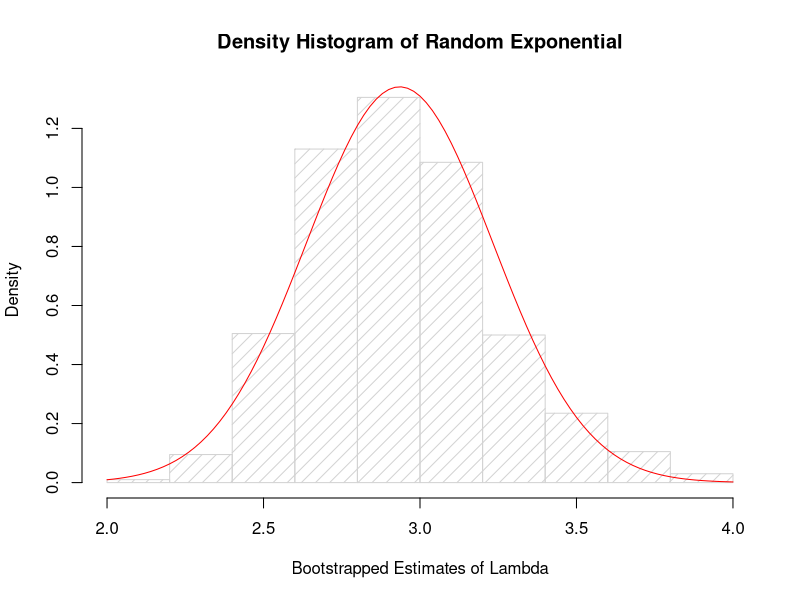
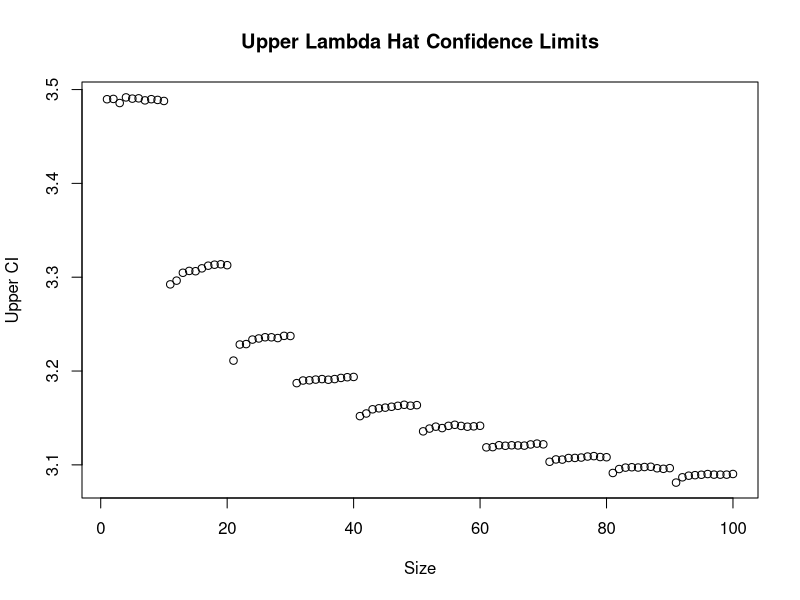
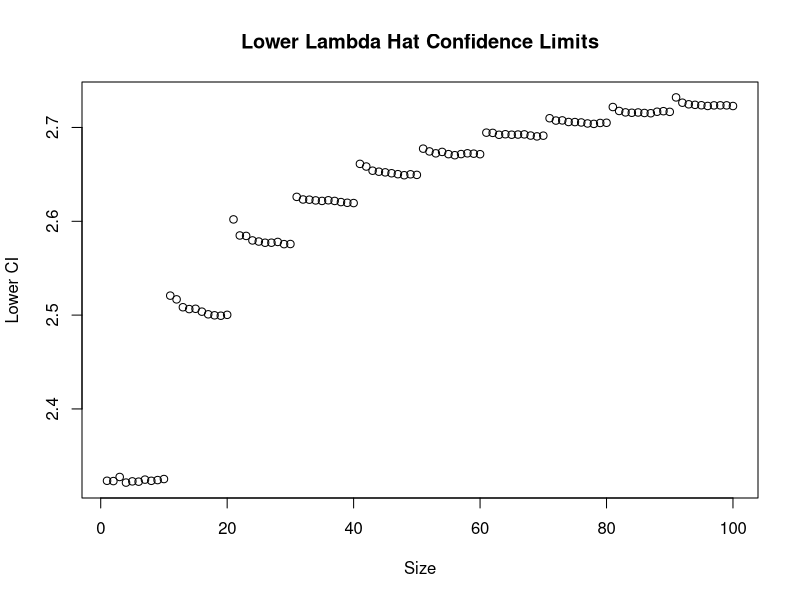

Generate these figures, in order, with R:
# We will use the bootstrap technique to generate confidence intervals

# 1. Suppose we have a sample of data from an exponential distribution 
# with parameter lambda. In this case use lambda.hat = 1/mean(X). 

# As the number of observations increases, does the estimate for lambda 
# become roughly normally distributed? We will answer this question in
# the following parts.

# 1a. (1) Generate 100 observations of test data, with lambda=3. Remember
# to set your seed before carrying out any computations.
set.seed(0)
lambda = 3

expon_sample = rexp(100, lambda)

# 1b. (1) What is the mean of your test data? (give the code and the value)
mean(expon_sample)

# 1c. (1) What is your estimate lambda.hat? (give the code and the value)
lambda.hat = 1/mean(expon_sample)
lambda.hat

# 2. Now use the bootstrap to estimate the distribution of 
# lambda.hat and create bootstrap confidence intervals for lambda, 
# rather than the approach in 1).

# 2a. (1) Form a set of bootstrap estimates of our parameter by generating B
# random samples as you did once in 1a but use lambda.hat since we do not
# know the true lambda in this case (keep n=100). Set B=1000, and again set
# your seed.

B=1000
set.seed(0)
bootstrap.lambda.hats = replicate(B,1/mean(rexp(100, lambda.hat)))

# 2b. (1) Get a new estimate for lambda.hat from each of the bootstrap samples
# in 2a. You'll want to create a matrix to receive each value. You should 
# have 1000 estimates for lambda.hat now.
bootstrap.lambda.hats = matrix(bootstrap.lambda.hats, nrow=B)
bootstrap.lambda.hats


# 2c. (2) Now look at the sampling distribution for lambda.hat, using the hist
# function. Remember the graphing techniques discussed in class and use them 
# to make the plot look professional. Does the distribution look normal?

hist(bootstrap.lambda.hats, freq=F, col="lightgray", density=10,main="Density Histogram of Random Exponential",xlab="Bootstrapped Estimates of Lambda")
curve(dnorm(x, mean(bootstrap.lambda.hats), sd(bootstrap.lambda.hats)), col="red", add=TRUE)

#  The plot appears to be skewed slightly to the left.

# 2d. (1) Calculate an estimate of the standard error of lambda.hat using your
# collection of bootstrap estimated parameters. What is your 95% confidence interval?
stder = sd(bootstrap.lambda.hats)

lower = lambda.hat - qnorm(1-(0.05)/2) * stder
upper = lambda.hat + qnorm(1-(0.05)/2) * stder

print(paste0("Confidence Interval: [", lower, ", ", upper, "]"))

# 3a. (5) We made some decisions when we used the bootstrap above that we can now question. 
# Repeat the above creation of a confidence interval for a range of values of data
# (we had our sample size fixed at 100) and a range of bootstrap values (we had B 
# fixed at 1000). Suppose the sample size varies (100, 200, 300, .... , 1000) and 
# B varies (1000, 2000, ... , 10000). You will likely find it useful to write
# functions to carry out these calculations. Your final output should be 
# upper and lower pairs for the confidence intervals produced using the bootstrap
# method for each value of sample size and B.

# generalize 2b into a function, and vary inputs of sample size and B as we did above.

boot.sample = function(sample.size, B){
	set.seed(0)
	return(matrix(replicate(B,1/mean(rexp(sample.size, lambda.hat))), nrow=B))
}

sizes = seq(100, 1000, by=100)
Bs = seq(1000, 10000, by=1000)
lower = numeric()
upper = numeric()

for(i in 1:length(sizes)) {
	for(j in 1:length(Bs)){
		sampEr = sd(boot.sample(sizes[i], Bs[j]))
		lower = c(lower, lambda.hat - qnorm(1-(0.05)/2) * sampEr)
		upper = c(upper, lambda.hat + qnorm(1-(0.05)/2) * sampEr)
	}
}

# 3b. (2) Plot your CI limits to show the effect of changing the sample size and 
# changing the number of bootstrap replications. What do you conclude?
plot(upper, main="Upper Lambda Hat Confidence Limits",xlab="Size", ylab="Upper CI")
plot(lower, main="Lower Lambda Hat Confidence Limits",xlab="Size", ylab="Lower CI")

# As the sample size increases, both the low and high cofidence limits approach 3.


# 4a. (5) In 1961 John Tukey wrote an article called The Future of Data Analysis 
# (it is uploaded in moodle). Some people say it is prophetic regarding the 
# field of Data Science today. Do you agree or disagee? Why or why not? (Please 
# keep your answer less than 500 words).

# I agree that John Tukey's article called "The Future of Data Analysis" could be regarded
# as prophetic with respect to the field of Data Science today. Tukey emphsizes increased reliance on
# computer machinery for the purpose of data analysis. In particular, he says that "it is not sufficient
# to start with what is desired to estimate, and to study how well an estimator succeeds in doing this".
# That is, rather than starting with an a-priori judgement about the data and seeing how well a model
# fits the assumption; proper treatment of the data would require starting without a prior and extracting indicators 
# during analysis. He continues by saying that graphical techniques offer great possibilities in this respect and
# so, graphs will be increasingly "drawn" by the computer without being touched by hands. This is certainly,
# appears to be the case today, especially with regard to large data sets. The complexities of working with
# Big Data, almost force modern data scientists to isolate new "signals" in their research rather than
# using the data to support a prior bias.

# 4b. (5) Relate the article to the Life Cycle of Data discussion from class. 
# You may wish to choose an example or idea from the article and clearly explore how it 
# relates to the Life Cycle of Data. (Please keep your answer less than 500 words).

# In the section "What are the necessary attitudes?" Tukey said that, "We must expect to tackle more 
# realistic problems than our teachers did, and expect our successors to tackle problems which are more 
# realistic than those we ourselves dared to take on." In other words, we should expect our analyses of data
# to be less abstract, have fewer assumptions, and generally be more realistic, as time progresses. This
# is precisely what the Life Cycle of Data attempts to capture. By properly documenting our data, and 
# preserving it for future use, we are allowing "our successors" to use our data to tackle problems
# which are more realistic than the ones we studied.









	
